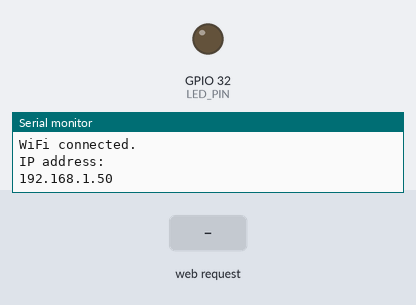
A sketch run on a simulated ESP32. Shown: output pins drawn as LEDs (lit = HIGH), the last lines printed to the serial monitor. The inputs (shaded band) are chosen by the test bench. WiFi joins after 1.5 s; servers stay silent unless stated.

Above: at 3.2 s.
3.3 s: HTTP request GET /LED/on received
At 4.1 s:
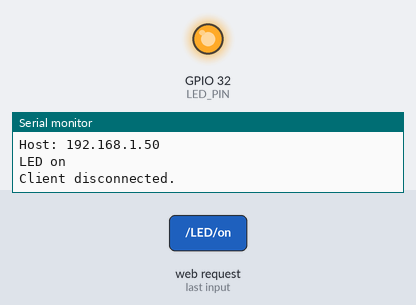
4.8 s: HTTP request GET /LED/off received
At 5.3 s:
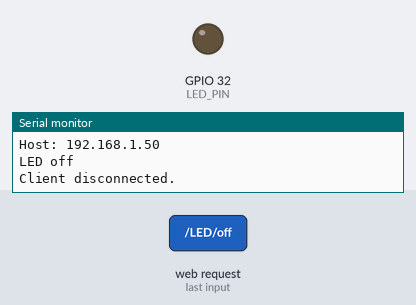
Timing chart, 0 to 7.8 s (numbered marks = the images above; inputs shaded):
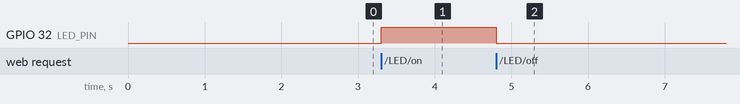

The sketch:

webServer.ino
```cpp
// Author: Alfandi Nurhuda
// Webserver for ESP32 to turn on and off LED lamp

// Include the libraries
#include <WiFi.h>

// Set web server port number to 80
WiFiServer server(80);

// Variable to store the HTTP request
String header;

// Auxiliar variables to store the current output state
String LED = "off";

// Assign output variables to GPIO pins
const int LED_PIN = 32;

// Current time
unsigned long currentTime = millis();

// Previous time
unsigned long previousTime = 0;

// Define timeout time in milliseconds (example: 2000ms = 2s)
const long timeoutTime = 2000;

void setup() {
    // Initialize the serial port
    Serial.begin(115200);

    // Initialize the output variables as outputs
    pinMode(LED_PIN, OUTPUT);
    digitalWrite(LED_PIN, LOW);

    // Connect to Wi-Fi network
    const char* ssid = "your_SSID";       // Replace with your network SSID (name)
    const char* password = "your_PASSWORD";   // Replace with your network password
    Serial.print("Connecting to ");
    Serial.println(ssid);
    WiFi.begin(ssid, password);

    // Wait for connection
    while (WiFi.status() != WL_CONNECTED) {
        delay(1000);
        Serial.print(".");
    }
    Serial.println("");
    Serial.println("WiFi connected.");
    Serial.println("IP address: ");
    Serial.println(WiFi.localIP());

    // Start the server
    server.begin();
}

void loop(){
  WiFiClient client = server.available();   // Listen for incoming clients

  if (client) {                             // If a new client connects,
    currentTime = millis();
    previousTime = currentTime;
    Serial.println("New Client.");          // print a message out in the serial port
    String currentLine = "";                // make a String to hold incoming data from the client
    while (client.connected() && currentTime - previousTime <= timeoutTime) {  // loop while the client's connected
      currentTime = millis();
      if (client.available()) {             // if there's bytes to read from the client,
        char c = client.read();             // read a byte, then
        Serial.write(c);                    // print it out the serial monitor
        header += c;
        if (c == '\n') {                    // if the byte is a newline character
          // if the current line is blank, you got two newline characters in a row.
          // that's the end of the client HTTP request, so send a response:
          if (currentLine.length() == 0) {
            // HTTP headers always start with a response code (e.g. HTTP/1.1 200 OK)
            // and a content-type so the client knows what's coming, then a blank line:
            client.println("HTTP/1.1 200 OK");
            client.println("Content-type:text/html");
            client.println("Connection: close");
            client.println();

            // turns the LED on and off
            if (header.indexOf("GET /LED/on") >= 0) {
              Serial.println("LED on");
              LED = "on";
              digitalWrite(LED_PIN, HIGH);
            } else if (header.indexOf("GET /LED/off") >= 0) {
              Serial.println("LED off");
              LED = "off";
              digitalWrite(LED_PIN, LOW);
            }

            // Display the HTML web page
            client.println("<!DOCTYPE html><html>");
            client.println("<head><meta name=\"viewport\" content=\"width=device-width, initial-scale=1\">");
            client.println("<link rel=\"icon\" href=\"data:,\">");
            // CSS to style the on/off buttons
            // Feel free to change the background-color and font-size attributes to fit your preferences
            client.println("<style>html { font-family: Helvetica; display: inline-block; margin: 0px auto; text-align: center;}");
            client.println(".button { background-color: #4CAF50; border: none; color: white; padding: 16px 40px;");
            client.println("text-decoration: none; font-size: 30px; margin: 2px; cursor: pointer;}");
            client.println(".button2 {background-color: #555555;}</style></head>");

            // Web Page Heading
            client.println("<body><h1>ESP32 Web Server</h1>");

            // Display current state, and ON/OFF buttons for LED
            client.println("<p>LED Lamp " + LED + "</p>");
            // If the LED is off, it displays the ON button
            if (LED=="off") {
              client.println("<p><a href=\"/LED/on\"><button class=\"button\">ON</button></a></p>");
            } else {
              client.println("<p><a href=\"/LED/off\"><button class=\"button button2\">OFF</button></a></p>");
            }
            // The HTTP response ends with another blank line
            client.println();
            // Break out of the while loop
            break;
          } else { // if you got a newline, then clear currentLine
            currentLine = "";
          }
        } else if (c != '\r') {  // if you got anything else but a carriage return character,
          currentLine += c;      // add it to the end of the currentLine
        }
      }
    }
    // Clear the header variable
    header = "";
    // Close the connection
    client.stop();
    Serial.println("Client disconnected.");
    Serial.println("");
  }
}
```

Measured:
- after the input at 3.3 s, GPIO 32 (LED_PIN): LOW → HIGH at once
- after the input at 4.8 s, GPIO 32 (LED_PIN): HIGH → LOW at once
